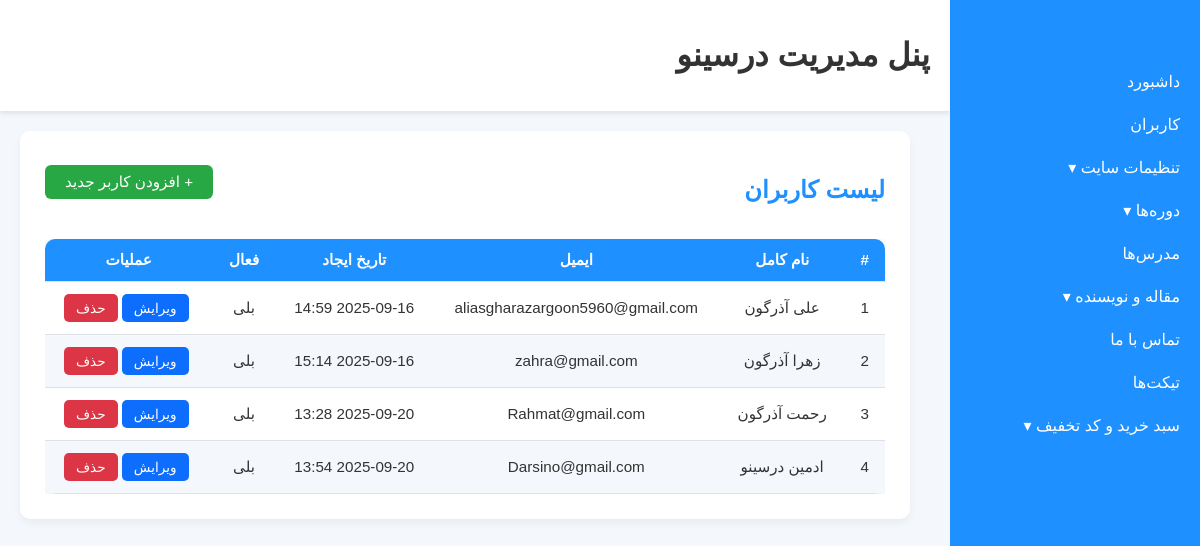
Page /admin_panel/users/ (signed in) on the committed database.
### account_module/models.py (models this page shows, shortened)
class User(AbstractUser):
    image = models.ImageField(upload_to="images/profile", default="images/profile/Profile.png" ,verbose_name='تصویر پروفایل', null=True , blank=True)
    phone_number = models.CharField(max_length=200 , verbose_name='شماره تماس', null=True, blank=True)
    groups = models.ManyToManyField(
        'auth.Group',
        related_name="account_users",
        blank=True
    )
    user_permissions = models.ManyToManyField(
        'auth.Permission',
        related_name = "account_users_permissions",
        blank=True
    )
    class Meta:
        verbose_name = 'کاربر'
        verbose_name_plural = 'کاربران'

### admin_panel/views.py (the view)
class UserListView(StaffRequiredMixin,ListView):
    model = User
    template_name = 'admin_panel/user/user_list.html'
    context_object_name = 'users'
    ordering = ['id']

### admin_panel/views.py (called while the page is built)
    def test_func(self):
        return self.request.user.is_staff

### context_processors/context_processors.py (called while the page is built)
def site_footer(request):
    site_setting = SiteSetting.objects.filter(is_main_setting=True).first()
    footer_link_boxes = FooterLinkBox.objects.prefetch_related('links').all()
    return{'footer_link_boxes':footer_link_boxes, 'setting':site_setting }

### admin_panel/templates/admin_panel/user/user_list.html (shortened to what this page needs)
{% extends "admin_panel/admin_panel_base.html" %}
{% block content %}
<div class="table-wrapper">
    <div class="table-header">
        <h2 class="page-title"> لیست کاربران </h2>
        <a href="{% url 'admin_panel:user_create' %}" class="btn-add">+ افزودن کاربر جدید</a>
    </div>
    <div class="table-container">
        <table class="custom-table">
            <thead>
                <tr>
                    <th>#</th>
                    <th>نام کامل</th>
                    <th>ایمیل</th>
                    <th>تاریخ ایجاد</th>
                    <th>فعال</th>
                    <th>عملیات</th>
                </tr>
            </thead>
            <tbody>
                {% for user in users %}
                <tr>
                    <td>{{ forloop.counter }}</td>
                    <td>{{ user.get_full_name }}</td>
                    <td>{{ user.email }}</td>
                    <td>{{ user.date_joined|date:"Y-m-d H:i" }}</td>
                    <td>{{ user.is_active|yesno:"بلی,خیر" }}</td>
                    <td>
                        <a href="{% url 'admin_panel:user_update' user.id %}" class="btn-edit">ویرایش</a>
                        <a href="{% url 'admin_panel:user_delete' user.id %}"class="btn-delete">حذف</a>
                    </td>
                </tr>
                {% empty %}
                <tr>
                    <td colspan="6" class="text-center">کاربری وجود ندارد</td>
                </tr>
                {% endfor %}
            </tbody>
        </table>
    </div>
</div>
{% endblock content %}

### static/css/admin_panel.css (style rules this page uses)
body { font-family: 'Vazir', sans-serif; margin: 0; padding: 0; background-color: #f4f7fc; color: #333; }
.page-title { font-size: 1.6rem; margin-bottom: 20px; }
.table-container { overflow-x: auto; }
.custom-table { width: 100%; border-collapse: collapse; background-color: #fff; box-shadow: 0 2px 8px rgba(0,0,0,0.1); border-radius: 10px; overflow: hidden; }
.custom-table th, .custom-table td { padding: 12px 15px; text-align: center; border-bottom: 1px solid #ddd; }
.custom-table th { background-color: #1E90FF; color: #fff; font-weight: bold; }
.custom-table tr:nth-child(even) { background-color: #f4f7fc; }
.btn-edit { display: inline-block; padding: 6px 12px; background-color: #1E90FF; color: #fff; border-radius: 5px; text-decoration: none; font-size: 0.9rem; }
.page-title { font-size: 1.6rem; font-weight: bold; margin-bottom: 20px; text-align: center; color: #1E90FF; }
.btn-add { display: inline-block; padding: 8px 20px; background-color: #28a745; color: #fff; border-radius: 6px; text-decoration: none; font-size: 0.95rem; margin-bottom: 15px; }
.btn-edit { display: inline-block; padding: 6px 12px; background-color: #1E90FF; color: #fff; border-radius: 5px; text-decoration: none; font-size: 0.85rem; margin-right: 5px; }
.btn-delete { display: inline-block; padding: 6px 12px; background-color: #dc3545; color: #fff; border-radius: 5px; text-decoration: none; font-size: 0.85rem; }
.table-wrapper { margin: 30px auto; max-width: 1000px; }
.table-header { display: flex; justify-content: space-between; align-items: center; margin-bottom: 15px; }
.page-title { font-size: 1.6rem; font-weight: bold; color: #1E90FF; }
.btn-add { padding: 8px 20px; background-color: #28a745; color: #fff; border-radius: 6px; text-decoration: none; font-size: 0.95rem; }
.btn-edit { display: inline-block; padding: 6px 12px; background-color: #1E90FF; color: #fff; border-radius: 5px; text-decoration: none; margin-right: 5px; font-size: 0.85rem; }
.custom-table { width: 100%; border-collapse: collapse; background-color: #fff; box-shadow: 0 2px 12px rgba(0,0,0,0.1); border-radius: 10px; overflow: hidden; }
.table-wrapper { margin: 30px auto; max-width: 900px; }
.page-title { font-size: 1.5rem; font-weight: bold; margin-bottom: 20px; text-align: center; color: #1E90FF; }
.table-header { margin-bottom: 15px; }
.page-title { font-size: 1.5rem; font-weight: bold; color: #1E90FF; text-align: center; }
.custom-table { width: 100%; border-collapse: collapse; background-color: #fff; border-radius: 10px; overflow: hidden; box-shadow: 0 2px 12px rgba(0,0,0,0.1); }
.table-wrapper { max-width: 1000px; margin: 30px auto; padding: 20px; background-color: #fff; border-radius: 12px; box-shadow: 0 4px 15px rgba(0,0,0,0.08); }
.page-title { text-align: center; font-size: 1.5rem; color: #1E90FF; margin-bottom: 20px; }
.custom-table { width: 100%; border-collapse: collapse; }
.custom-table th, .custom-table td { padding: 12px 15px; text-align: center; border-bottom: 1px solid #eee; }
.page-title { color: #1E90FF; text-align: center; margin-bottom: 20px; }
.page-title { margin-bottom: 25px; }
.table-wrapper { background-color: #fff; padding: 25px; border-radius: 10px; box-shadow: 0 4px 8px rgba(0,0,0,0.05); max-width: 1000px; margin: 0 auto 40px auto; }
.table-header .page-title { font-size: 1.5rem; font-weight: 600; }
.custom-table { width: 100%; border-collapse: collapse; font-size: 0.95rem; }
.custom-table th, .custom-table td { padding: 12px 15px; border-bottom: 1px solid #dee2e6; text-align: center; }
.custom-table thead { background-color: #f8f9fa; font-weight: 600; }
.page-title { font-size: 1.6rem; font-weight: 600; }
.btn-add { padding: 8px 20px; font-size: 0.95rem; border-radius: 6px; }
.table-container { overflow-x: auto; margin-top: 15px; }
.btn-edit { background-color: #0d6efd; color: #fff; }
.btn-delete { background-color: #dc3545; color: #fff; }
.page-title { font-size: 1.8rem; margin-bottom: 20px; font-weight: 600; }

### rows in the picture
User: get_full_name "علی آذرگون", email "aliasgharazargoon5960@gmail.com", date_joined "2025-09-16 14:59", is_active "بلی"
User: get_full_name "زهرا آذرگون", email "zahra@gmail.com", date_joined "2025-09-16 15:14", is_active "بلی"
User: get_full_name "رحمت آذرگون", email "Rahmat@gmail.com", date_joined "2025-09-20 13:28", is_active "بلی"
User: get_full_name "ادمین درسینو", email "Darsino@gmail.com", date_joined "2025-09-20 13:54", is_active "بلی"
